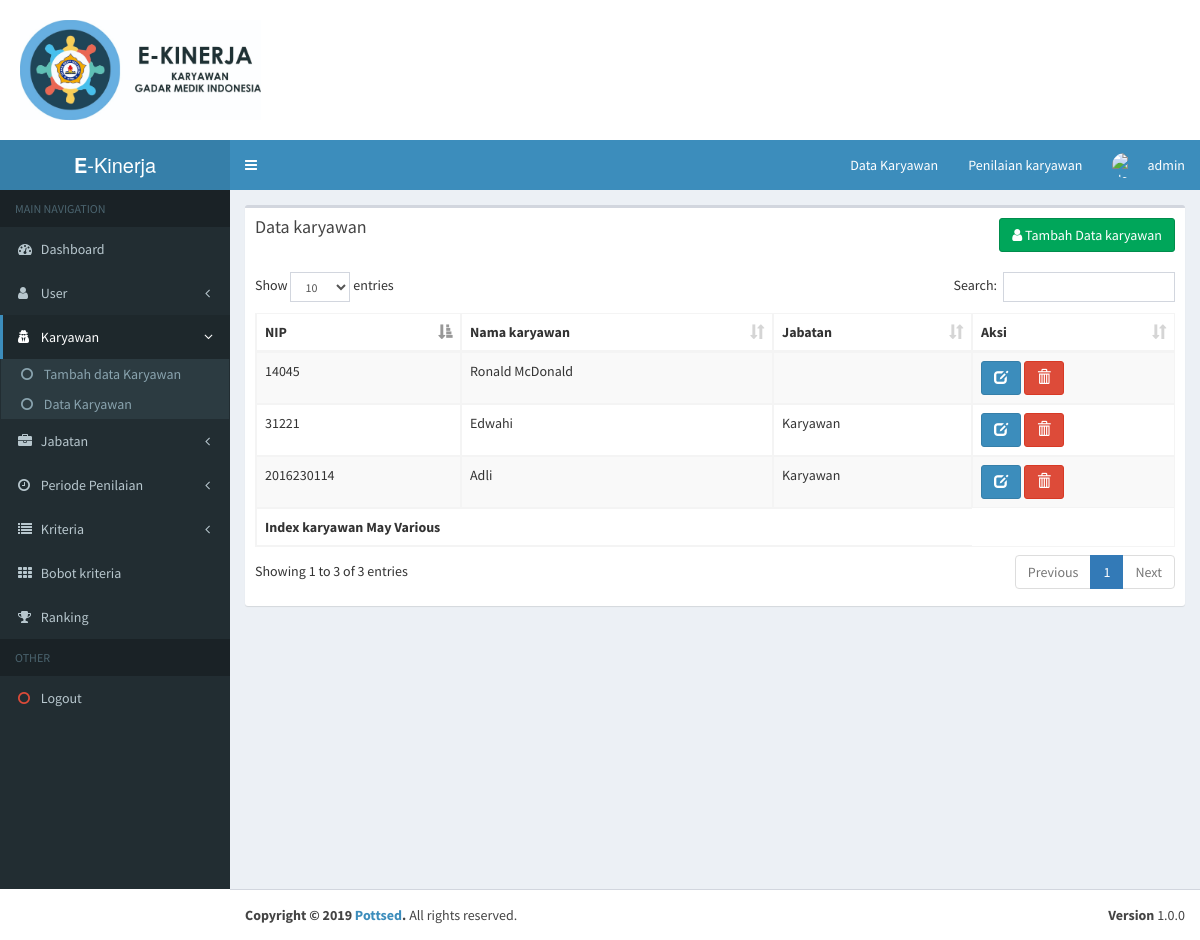
Screenshot of /index.php?p=karyawan (signed in) with the database file from the repository.
### tables this page shows
CREATE TABLE `karyawan` (
  `NIP` varchar(40) NOT NULL,
  `nama_karyawan` varchar(125) NOT NULL,
  `JK` varchar(50) DEFAULT NULL,
  `Jabatan` varchar(50) DEFAULT NULL,
  `status` varchar(25) DEFAULT NULL
);

CREATE TABLE `jabatan` (
  `id` int(30) NOT NULL,
  `nama_jabatan` varchar(40) NOT NULL,
  `job_desc` text NOT NULL
);

### page/karyawan/index.php (the view, shortened to what this page needs)
<div class="row">
    <div class="col-xs-12">
      <div class="box">
        <div class="box-header">
          <h3 class="box-title">Data karyawan </h3><h3 class="box-title pull-right"><a href="?p=karyawan&act=create" class="btn btn-success"><i class="fa fa-user"></i> Tambah Data karyawan</a></h3>
        </div>
        <div class="box-body">
          <table id="example1" class="table table-bordered table-striped">
            <thead>
            <tr>
              <th>NIP</th>
              <th>Nama karyawan</th>
              <th>Jabatan</th>
              <th>Aksi</th>
            </tr>
            </thead>
            <tbody>
            	<?php
            		$sql = "select * from karyawan";
            		$query = mysqli_query($con, $sql);
            		while ($row = mysqli_fetch_assoc($query)):
                  $jabat=mysqli_query($con,"SELECT * from jabatan where id='$row[Jabatan]'");
                  $jab=mysqli_fetch_array($jabat);
            	 ?>
            	 <tr>
            	 	<td><?= $row['NIP'] ?></td>
            	 	<td><?= $row['nama_karyawan'] ?></td>
                <td><?= $jab['nama_jabatan'] ?></td>
                <td>
                  <a href="index.php?p=karyawan&act=edit&id=<?= $row['NIP'] ?>" class="btn btn-primary"><i class="glyphicon glyphicon-edit"></i></a>
                  <a href="index.php?p=karyawan&delete&id=<?= $row['NIP'] ?>" class="btn btn-danger" onclick="return confirm('Apakah data akan dihapus?')"><i class="glyphicon glyphicon-trash"></i></a>
                </td>
            	 </tr>
            	<?php endwhile; ?>
            </tbody>
            <tfoot>
            <tr>
              <th colspan="3">Index karyawan May Various</th>
            </tr>
            </tfoot>
          </table>
        </div>
      </div>
    </div>
  </div>

### rows the page displays
karyawan: NIP "14045", nama_karyawan "Ronald McDonald"
karyawan: NIP "2016230114", nama_karyawan "Adli", jabatan.nama_jabatan "Karyawan"
karyawan: NIP "31221", nama_karyawan "Edwahi", jabatan.nama_jabatan "Karyawan"

### other values shown
$_SESSION['name'] "admin"
